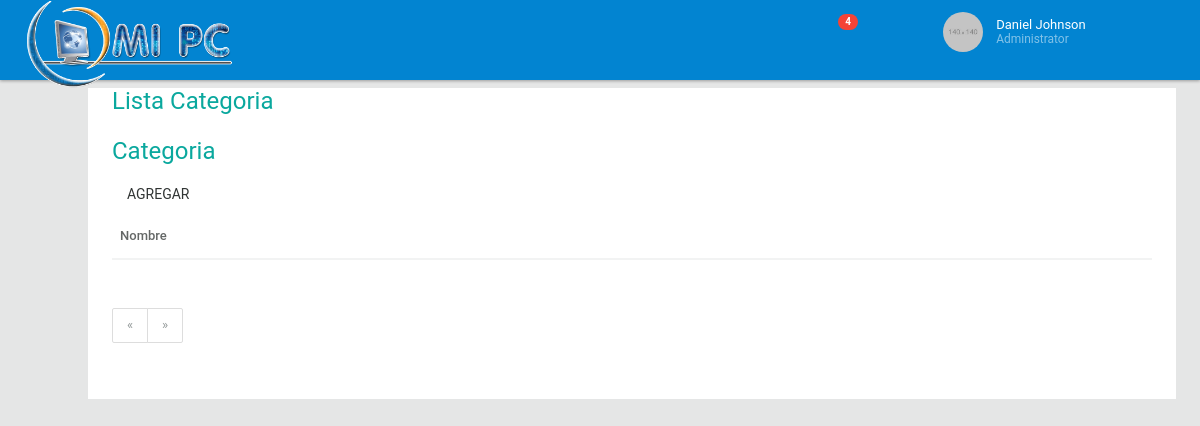
The page /listacategoria/ on the database as committed earlier.
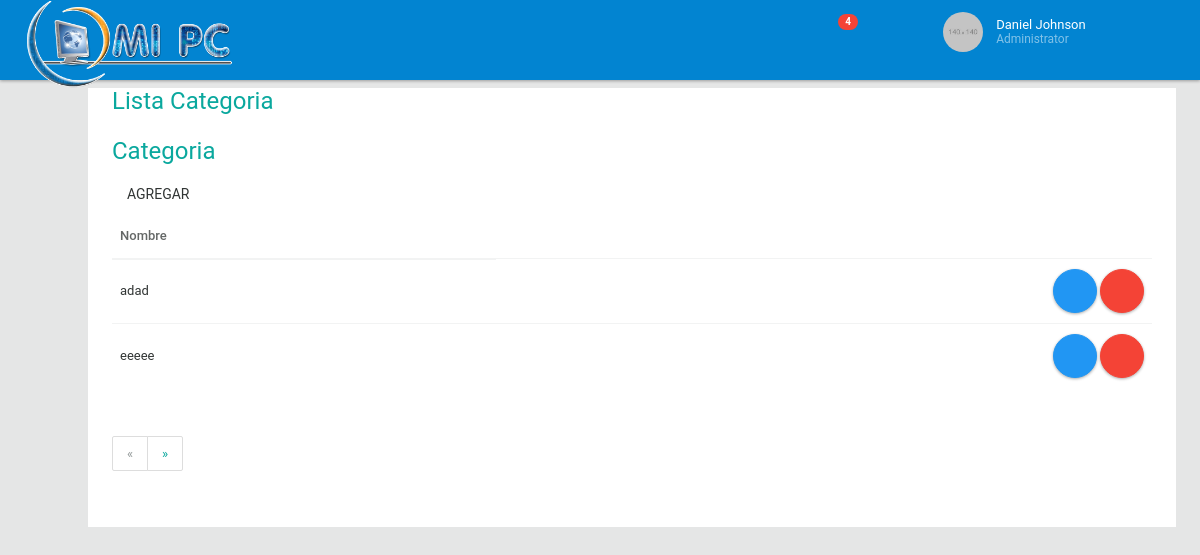
The same page on the database as committed later.
### apps/producto/models.py (models this page shows, shortened)
class Categoria(models.Model):
	nombre = models.CharField(max_length=100)

### apps/producto/views.py (the view)
# urls.py: url(r'^listacategoria/', ListCategoria.as_view(), name='lista_categoria'),
class ListCategoria(PaginationMixin, ListView):
	template_name = "categoria/lista.html"
	model = Categoria
	paginate_by = 2
	queryset = Categoria.objects.all().order_by('pk')

### templates/categoria/lista.html (shortened to what this page needs)
{% extends "base.html" %}
{% block content %}
{% load staticfiles %}
<section class="style-default-bright">
	<div class="section-body">
	<h2 class="text-primary">Lista Categoria</h2>
		<h2 class="text-primary">Categoria</h2>
		<a href="/Createcategoria" class="btn waves-effect teal waves-light">Agregar</a>
		<table class="table table-hover">
			<thead>
				<tr>
				<th>Nombre</th>
				</tr>
			</thead>
			<tbody>
			{% for datos in object_list %}
				<tr>
					<td>{{datos.nombre}}</td>
					<td class="text-right">
						<a href="/edit_categoria/{{ datos.id }}" class="btn ink-reaction btn-floating-action btn-info"><i class="fa fa-pencil"></i></a>
						<a href="/delete_categoria/{{ datos.id }}" class="btn ink-reaction btn-floating-action btn-danger"><i class="fa fa-trash-o"></i></a>
					</td>
				</tr>
			{% endfor %}
			</tbody>
		</table>
		{% include "cliente/_pagination.html" %}
	</div>
</section>
{% endblock content %}

Rows that differ between the two databases and show on the page:
added Categoria: nombre "adad"
added Categoria: nombre "eeeee"
